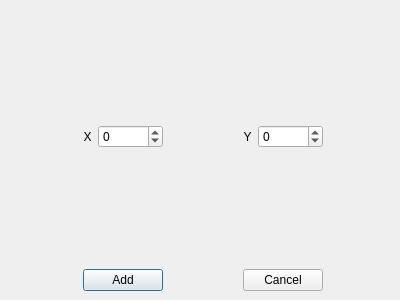
<?xml version="1.0" encoding="UTF-8"?>
<ui version="4.0">
 <class>Dialog</class>
 <widget class="QDialog" name="Dialog">
  <property name="geometry">
   <rect>
    <x>0</x>
    <y>0</y>
    <width>400</width>
    <height>300</height>
   </rect>
  </property>
  <property name="sizePolicy">
   <sizepolicy hsizetype="Fixed" vsizetype="Fixed">
    <horstretch>0</horstretch>
    <verstretch>0</verstretch>
   </sizepolicy>
  </property>
  <property name="minimumSize">
   <size>
    <width>400</width>
    <height>300</height>
   </size>
  </property>
  <property name="maximumSize">
   <size>
    <width>400</width>
    <height>300</height>
   </size>
  </property>
  <property name="windowTitle">
   <string>AddPoint</string>
  </property>
  <property name="styleSheet">
   <string notr="true">font: 75 20pt &quot;Times New Roman&quot;;</string>
  </property>
  <widget class="QWidget" name="gridLayoutWidget">
   <property name="geometry">
    <rect>
     <x>10</x>
     <y>10</y>
     <width>386</width>
     <height>281</height>
    </rect>
   </property>
   <layout class="QGridLayout" name="gridLayout">
    <item row="0" column="1">
     <widget class="QLabel" name="label">
      <property name="sizePolicy">
       <sizepolicy hsizetype="Preferred" vsizetype="Expanding">
        <horstretch>0</horstretch>
        <verstretch>0</verstretch>
       </sizepolicy>
      </property>
      <property name="text">
       <string>X</string>
      </property>
      <property name="alignment">
       <set>Qt::AlignCenter</set>
      </property>
     </widget>
    </item>
    <item row="1" column="0">
     <spacer name="horizontalSpacer_2">
      <property name="orientation">
       <enum>Qt::Horizontal</enum>
      </property>
      <property name="sizeHint" stdset="0">
       <size>
        <width>40</width>
        <height>20</height>
       </size>
      </property>
     </spacer>
    </item>
    <item row="0" column="5">
     <widget class="QSpinBox" name="Yspin">
      <property name="sizePolicy">
       <sizepolicy hsizetype="Fixed" vsizetype="Fixed">
        <horstretch>0</horstretch>
        <verstretch>0</verstretch>
       </sizepolicy>
      </property>
      <property name="minimum">
       <number>-50000</number>
      </property>
      <property name="maximum">
       <number>50000</number>
      </property>
     </widget>
    </item>
    <item row="1" column="3">
     <spacer name="horizontalSpacer">
      <property name="orientation">
       <enum>Qt::Horizontal</enum>
      </property>
      <property name="sizeHint" stdset="0">
       <size>
        <width>40</width>
        <height>20</height>
       </size>
      </property>
     </spacer>
    </item>
    <item row="1" column="1" colspan="2">
     <widget class="QPushButton" name="Btn1">
      <property name="sizePolicy">
       <sizepolicy hsizetype="Expanding" vsizetype="Fixed">
        <horstretch>0</horstretch>
        <verstretch>0</verstretch>
       </sizepolicy>
      </property>
      <property name="text">
       <string>Add</string>
      </property>
      <property name="checkable">
       <bool>false</bool>
      </property>
      <property name="checked">
       <bool>false</bool>
      </property>
     </widget>
    </item>
    <item row="0" column="2">
     <widget class="QSpinBox" name="Xspin">
      <property name="sizePolicy">
       <sizepolicy hsizetype="Fixed" vsizetype="Fixed">
        <horstretch>0</horstretch>
        <verstretch>0</verstretch>
       </sizepolicy>
      </property>
      <property name="minimum">
       <number>-50000</number>
      </property>
      <property name="maximum">
       <number>50000</number>
      </property>
     </widget>
    </item>
    <item row="1" column="4" colspan="2">
     <widget class="QPushButton" name="Btn2">
      <property name="sizePolicy">
       <sizepolicy hsizetype="Expanding" vsizetype="Fixed">
        <horstretch>0</horstretch>
        <verstretch>0</verstretch>
       </sizepolicy>
      </property>
      <property name="focusPolicy">
       <enum>Qt::NoFocus</enum>
      </property>
      <property name="contextMenuPolicy">
       <enum>Qt::DefaultContextMenu</enum>
      </property>
      <property name="text">
       <string>Cancel</string>
      </property>
      <property name="checkable">
       <bool>false</bool>
      </property>
     </widget>
    </item>
    <item row="0" column="4">
     <widget class="QLabel" name="label_2">
      <property name="sizePolicy">
       <sizepolicy hsizetype="Preferred" vsizetype="Expanding">
        <horstretch>0</horstretch>
        <verstretch>0</verstretch>
       </sizepolicy>
      </property>
      <property name="text">
       <string>Y</string>
      </property>
      <property name="alignment">
       <set>Qt::AlignCenter</set>
      </property>
     </widget>
    </item>
    <item row="1" column="6">
     <spacer name="horizontalSpacer_3">
      <property name="orientation">
       <enum>Qt::Horizontal</enum>
      </property>
      <property name="sizeHint" stdset="0">
       <size>
        <width>40</width>
        <height>20</height>
       </size>
      </property>
     </spacer>
    </item>
   </layout>
  </widget>
 </widget>
 <resources/>
 <connections/>
</ui>
